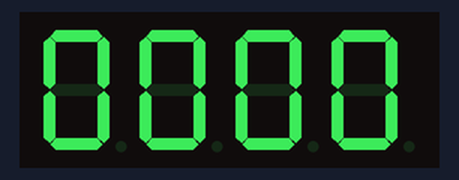
This sketch was run on a simulated Arduino Nano, built with avr-gcc and run on an emulated ATmega328P. On the bench: 4-digit seven-segment display.

Above: at 0.1 s.
At 4.7 s:
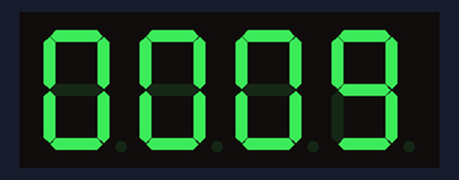
At 9.8 s:
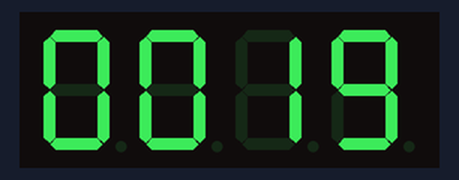
At 19.5 s:
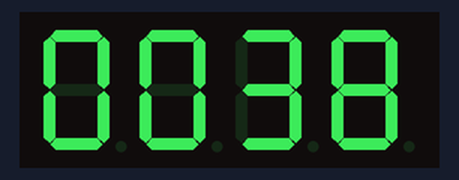
At 29.2 s:
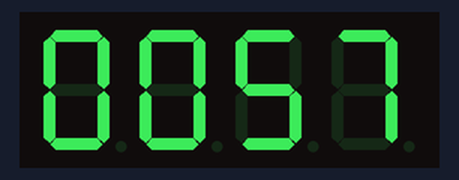
At 39.4 s:
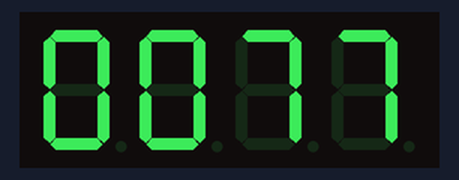

Measured:
- what the display in image 1 shows lasts 0.5 s, from 4.6 s to 5.1 s

The sketch:

disp2.ino
```cpp
// Contador por display 7 segmentos 4 pines
// Incremento por tiempo fijo

#include "TM1637.h"
#define DIO 12 //Pin digital 12, pin fisico nano 15
#define CLK 11

//Contador cada 100 ms

TM1637 Display1(CLK,DIO);
int8_t Digits[] = {1,2,3,4};

void setup()
   {
       Display1.set();
       Display1.init() ;
   }

void loop()
   {
       for (int i = 0 ; i<10000 ; i++)
            {
                CalculaDigitos(i);
                delay(500);
             }
   }

void CalculaDigitos( int Num)
   {
      int8_t Digit0 = Num %10 ;
      int8_t Digit1 = (Num % 100) / 10 ;
      int8_t Digit2 = (Num % 1000) / 100 ;
      int8_t Digit3 = Num  / 1000  ;

      Digits[3] = Digit0 ;
      Digits[2] = Digit1 ;
      Digits[1] = Digit2 ;
      Digits[0] = Digit3 ;

      Display1.display(Digits);
   }
```
